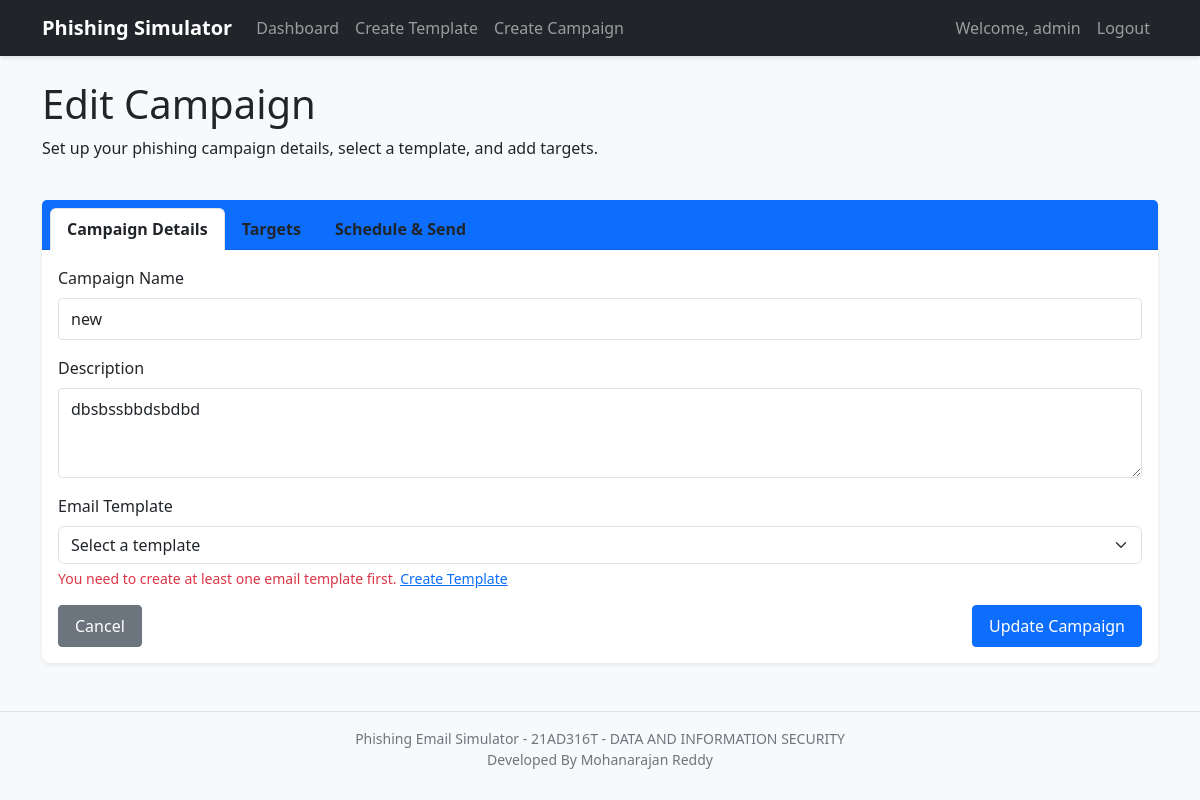
The page /campaign/8/targets (signed in) on the database its author committed.
### app/models.py (models this page shows, shortened)
class User(UserMixin, db.Model):
    id = db.Column(db.Integer, primary_key=True)
    username = db.Column(db.String(64), index=True, unique=True)
    email = db.Column(db.String(120), index=True, unique=True)
    password_hash = db.Column(db.String(128))
    is_admin = db.Column(db.Boolean, default=False)
    campaigns = db.relationship('Campaign', backref='creator', lazy='dynamic')
    templates = db.relationship('EmailTemplate', backref='creator', lazy='dynamic')

class Campaign(db.Model):
    id = db.Column(db.Integer, primary_key=True)
    name = db.Column(db.String(100), nullable=False)
    description = db.Column(db.Text)
    template_id = db.Column(db.Integer, db.ForeignKey('email_template.id'))
    creator_id = db.Column(db.Integer, db.ForeignKey('user.id'))
    created_at = db.Column(db.DateTime, default=datetime.utcnow)
    scheduled_at = db.Column(db.DateTime)
    status = db.Column(db.String(20), default='draft')  # draft, scheduled, in_progress, completed
    targets = db.relationship('Target', backref='campaign', lazy='dynamic')
    click_events = db.relationship('ClickEvent', backref='campaign', lazy='dynamic')

### app/routes.py (the view, shortened to what this page needs)
@campaign.route('/<int:id>/targets', methods=['GET', 'POST'])
@login_required
def manage_targets(id):
    campaign = Campaign.query.get_or_404(id)
    if campaign.creator_id != current_user.id:
        flash('You do not have permission to manage targets for this campaign')
        return redirect(url_for('main.dashboard'))
    targets = Target.query.filter_by(campaign_id=campaign.id).all()
    return render_template('campaign.html', campaign=campaign, targets=targets, tab='targets', now=datetime.now())

### app/models.py (called while the page is built)
@login_manager.user_loader
def load_user(id):
    return User.query.get(int(id))

### app/templates/campaign.html (shortened to what this page needs)
{% extends "base.html" %}
{% block content %}
<div class="row mb-4">
    <div class="col">
        <h1>{% if campaign %}Edit Campaign{% else %}Create Campaign{% endif %}</h1>
        <p>Set up your phishing campaign details, select a template, and add targets.</p>
    </div>
</div>
<div class="card">
    <div class="card-header bg-primary text-white">
        <ul class="nav nav-tabs card-header-tabs" id="campaignTabs" role="tablist">
            <li class="nav-item" role="presentation">
                <button class="nav-link active text-dark" id="details-tab" data-bs-toggle="tab" data-bs-target="#details" type="button" role="tab" aria-controls="details" aria-selected="true">Campaign Details</button>
            </li>
            {% if campaign %}
            <li class="nav-item" role="presentation">
                <button class="nav-link text-dark" id="targets-tab" data-bs-toggle="tab" data-bs-target="#targets" type="button" role="tab" aria-controls="targets" aria-selected="false">Targets</button>
            </li>
            <li class="nav-item" role="presentation">
                <button class="nav-link text-dark" id="schedule-tab" data-bs-toggle="tab" data-bs-target="#schedule" type="button" role="tab" aria-controls="schedule" aria-selected="false">Schedule & Send</button>
            </li>
            {% endif %}
        </ul>
    </div>
    <div class="card-body">
        <div class="tab-content" id="campaignTabsContent">
            <div class="tab-pane fade show active" id="details" role="tabpanel" aria-labelledby="details-tab">
                <form method="POST" action="{{ url_for('campaign.edit', id=campaign.id) if campaign else url_for('campaign.create_campaign') }}">
                    <div class="mb-3">
                        <label for="name" class="form-label">Campaign Name</label>
                        <input type="text" class="form-control" id="name" name="name" value="{{ campaign.name if campaign else '' }}" required>
                    </div>
                    <div class="mb-3">
                        <label for="description" class="form-label">Description</label>
                        <textarea class="form-control" id="description" name="description" rows="3">{{ campaign.description if campaign else '' }}</textarea>
                    </div>
                    <div class="mb-3">
                        <label for="template_id" class="form-label">Email Template</label>
                        <select class="form-select" id="template_id" name="template_id" required>
                            <option value="">Select a template</option>
                        </select>
                        {% if templates|length == 0 %}
                        <div class="form-text text-danger">
                            You need to create at least one email template first.
                            <a href="{{ url_for('template.create_template') }}">Create Template</a>
                        </div>
                        {% endif %}
                    </div>
                    <div class="d-flex justify-content-between">
                        <a href="{{ url_for('main.dashboard') }}" class="btn btn-secondary">Cancel</a>
                        <button type="submit" class="btn btn-primary">
                            {% if campaign %}Update Campaign{% else %}Create Campaign{% endif %}
                        </button>
                    </div>
                </form>
            </div>
        </div>
    </div>
</div>
{% endblock %}

### app/templates/base.html (shortened to what this page needs)
<!DOCTYPE html>
<html lang="en">
<head>
    <link rel="stylesheet" href="https://cdn.jsdelivr.net/npm/bootstrap@5.3.0/dist/css/bootstrap.min.css">
    <link rel="stylesheet" href="{{ url_for('static', filename='css/main.css') }}">
</head>
<body>
    <nav class="navbar navbar-expand-lg navbar-dark bg-dark">
        <div class="container">
            <a class="navbar-brand" href="{{ url_for('main.index') }}">Phishing Simulator</a>
            <div class="collapse navbar-collapse" id="navbarNav">
                <ul class="navbar-nav me-auto">
                    {% if current_user.is_authenticated %}
                    <li class="nav-item">
                        <a class="nav-link" href="{{ url_for('main.dashboard') }}">Dashboard</a>
                    </li>
                    <li class="nav-item">
                        <a class="nav-link" href="{{ url_for('template.create_template') }}">Create Template</a>
                    </li>
                    <li class="nav-item">
                        <a class="nav-link" href="{{ url_for('campaign.create_campaign') }}">Create Campaign</a>
                    </li>
                    {% endif %}
                </ul>
                <ul class="navbar-nav">
                    {% if current_user.is_authenticated %}
                    <li class="nav-item">
                        <span class="nav-link">Welcome, {{ current_user.username }}</span>
                    </li>
                    <li class="nav-item">
                        <a class="nav-link" href="{{ url_for('auth.logout') }}">Logout</a>
                    </li>
                    {% endif %}
                </ul>
            </div>
        </div>
    </nav>
    <div class="container mt-4">
        {% block content %}{% endblock %}
    </div>
    <footer class="mt-5 py-3 bg-light">
        <div class="container text-center">
            <p class="mb-0">Phishing Email Simulator - 21AD316T - DATA AND INFORMATION SECURITY</p>
            <p class="mb-0">Developed By Mohanarajan Reddy</p>
        </div>
    </footer>
</body>
</html>

### app/static/css/main.css (style rules this page uses)
body { font-family: 'Segoe UI', Tahoma, Geneva, Verdana, sans-serif; background-color: #f8f9fa; color: #212529; }
.navbar { box-shadow: 0 2px 4px rgba(0, 0, 0, 0.1); }
.navbar-brand { font-weight: 600; }
.card { border: none; border-radius: 0.5rem; box-shadow: 0 0.125rem 0.25rem rgba(0, 0, 0, 0.075); margin-bottom: 1.5rem; }
.card-header { font-weight: 600; border-bottom: 1px solid rgba(0, 0, 0, 0.125); }
.btn { border-radius: 0.25rem; padding: 0.5rem 1rem; font-weight: 500; }
.btn-primary { background-color: #0d6efd; border-color: #0d6efd; }
.form-control { border-radius: 0.25rem; padding: 0.5rem 0.75rem; }
footer { border-top: 1px solid #dee2e6; color: #6c757d; font-size: 0.875rem; }

### rows shown on the page
User: username "admin"
Campaign: name "new", description "dbsbssbbdsbdbd"
